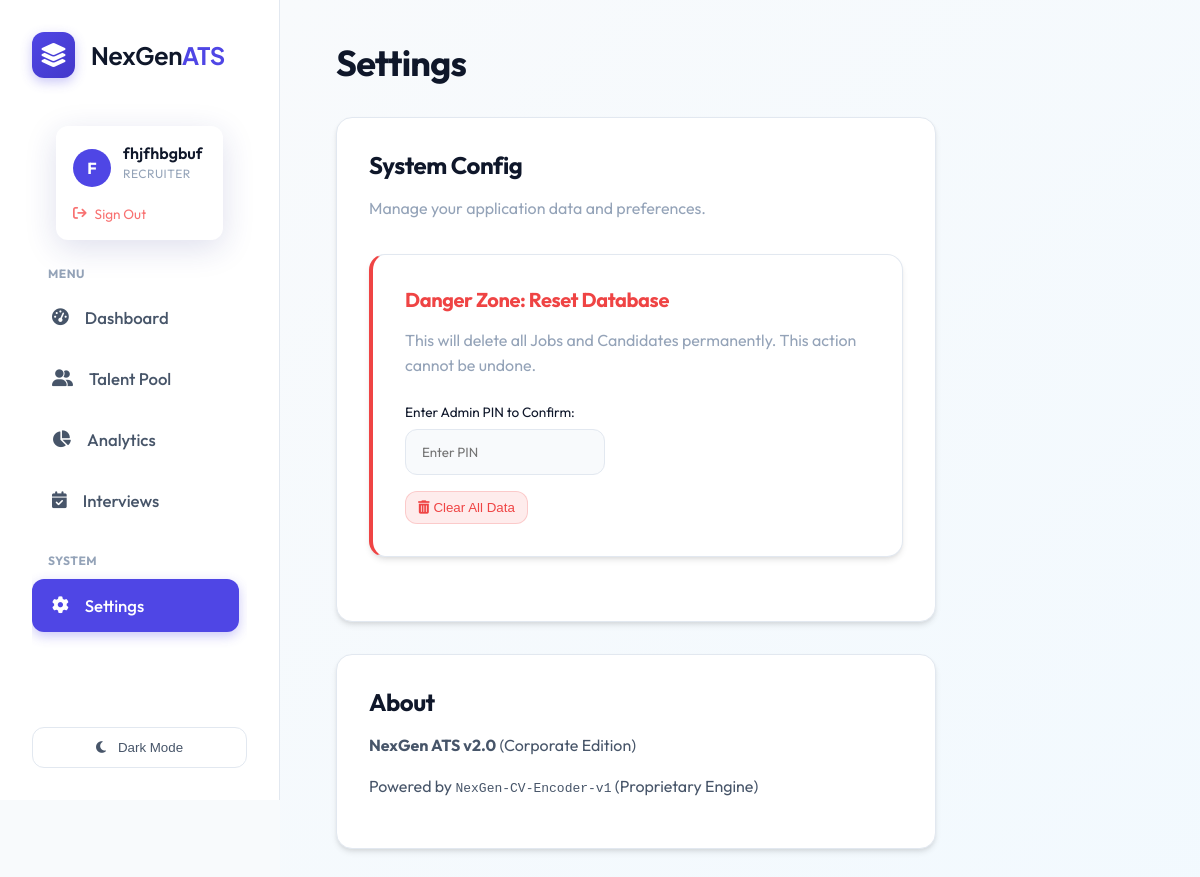
Screenshot of /settings (signed in) with the database file from the repository.
### tables this page shows
CREATE TABLE users (
                    id INTEGER PRIMARY KEY AUTOINCREMENT,
                    name TEXT NOT NULL,
                    email TEXT UNIQUE NOT NULL,
                    password_hash TEXT NOT NULL,
                    role TEXT DEFAULT 'candidate', -- recruiter, candidate, admin
                    created_at TIMESTAMP DEFAULT CURRENT_TIMESTAMP
                , resume_path TEXT, skills TEXT, experience TEXT, education TEXT, profile_summary TEXT, full_text TEXT);

### routes/settings.py (the view)
@bp.route('/settings')
def index():
    return render_template('settings.html')

### app.py (called while the page is built)
@login_manager.user_loader
def load_user(user_id):
    return User.get(user_id)

### database.py (called while the page is built)
def get_db_connection():
    db_url = os.getenv('DATABASE_URL')
    if db_url:
        import psycopg2
        from psycopg2.extras import RealDictCursor
        conn = psycopg2.connect(db_url, cursor_factory=RealDictCursor)
        return conn
    else:
        conn = sqlite3.connect(DB_NAME)
        conn.row_factory = sqlite3.Row
        return conn

    @staticmethod
    def get(user_id):
        conn = get_db_connection()
        user = conn.execute('SELECT * FROM users WHERE id = ?', (user_id,)).fetchone()
        conn.close()
        if not user: return None
        return User(user['id'], user['name'], user['email'], user['role'], user['password_hash'],
                   user['resume_path'], user['skills'], user['experience'], user['education'], user['profile_summary'])

### templates/settings.html (shortened to what this page needs)
{% extends "layout.html" %}
{% block content %}
<div class="dashboard-header">
    <h1>Settings</h1>
</div>
<div class="card" style="max-width: 600px;">
    <h2>System Config</h2>
    <p style="color: var(--text-muted); margin-bottom: 2rem;">Manage your application data and preferences.</p>
    {% if current_user.role != 'candidate' %}
    <div class="setting-item glass-card" style="border-left: 4px solid var(--danger);">
        <h3 style="color: var(--danger);">Danger Zone: Reset Database</h3>
        <p style="color: var(--text-muted); margin-bottom: 1.5rem;">This will delete all Jobs and Candidates
            permanently. This action cannot be undone.</p>
        <form action="/settings/reset" method="POST">
            {% if current_user.role == 'recruiter' %}
            <div style="margin-bottom: 1rem;">
                <label style="display: block; font-size: 0.85rem; margin-bottom: 0.5rem;">Enter Admin PIN to
                    Confirm:</label>
                <input type="password" name="pin" placeholder="Enter PIN" required style="max-width: 200px;">
            </div>
            {% endif %}
            <button type="submit" class="btn-danger" onclick="return confirm('Are you absolutely sure?')">
                <i class="fa-solid fa-trash-can"></i> Clear All Data
            </button>
        </form>
    </div>
    {% endif %}
</div>
<div class="card" style="max-width: 600px; margin-top: 2rem;">
    <h2>About</h2>
    <p><strong>NexGen ATS v2.0</strong> (Corporate Edition)</p>
    <p>Powered by <code>NexGen-CV-Encoder-v1</code> (Proprietary Engine)</p>
</div>
{% endblock %}

### templates/layout.html (shortened to what this page needs)
<!DOCTYPE html>
<html lang="en">
<head>
    <link rel="stylesheet" href="https://cdnjs.cloudflare.com/ajax/libs/font-awesome/6.4.0/css/all.min.css">
    <link rel="stylesheet" href="/static/style.css">
</head>
<body>
    <div class="app-container">
        <aside class="sidebar">
            <div class="brand">
                <div class="brand-logo-container"
                    style="background: linear-gradient(135deg, var(--primary), var(--primary-hover)); padding: 8px; border-radius: 12px; box-shadow: 0 4px 12px rgba(79, 70, 229, 0.3);">
                    <i class="fa-solid fa-layer-group" style="color: white; font-size: 1.5rem;"></i>
                </div>
                <span style="font-family: 'Plus Jakarta Sans', sans-serif; letter-spacing: -0.5px;">NexGen<span
                        style="color: var(--primary);">ATS</span></span>
            </div>
            <div class="user-profile-widget">
                {% if current_user.is_authenticated %}
                <div class="user-card glass-effect"
                    style="border: 1px solid rgba(255,255,255,0.1); background: rgba(255,255,255,0.03);">
                    <div style="display: flex; align-items: center; gap: 0.75rem; margin-bottom: 0.75rem;">
                        <div
                            style="width: 38px; height: 38px; background: var(--primary); border-radius: 50%; display: flex; align-items: center; justify-content: center; color: white; font-weight: 700;">
                            {{ current_user.name[0] | upper }}
                        </div>
                        <div style="overflow: hidden;">
                            <div class="user-card-name"
                                style="white-space: nowrap; overflow: hidden; text-overflow: ellipsis;">{{
                                current_user.name }}</div>
                            <div class="user-card-role">{{ current_user.role }}</div>
                        </div>
                    </div>
                    <form action="{{ url_for('auth.logout') }}" method="GET">
                        <button type="submit" class="user-card-logout"
                            style="background: none; border: none; cursor: pointer; padding: 0; width: auto; font-family: inherit;">
                            <i class="fa-solid fa-arrow-right-from-bracket"></i> Sign Out
                        </button>
                    </form>
                </div>
                {% endif %}
            </div>
            <nav style="flex: 1; overflow-y: auto; padding-right: 0.5rem;">
                <p
                    style="font-size: 0.75rem; text-transform: uppercase; color: var(--text-muted); font-weight: 700; margin: 0 0 0.5rem 1rem; letter-spacing: 0.5px;">
                    Menu</p>
                <a href="/" class="nav-item {% if request.path == '/' %}active{% endif %}">
                    <i class="fa-solid fa-gauge-high"></i>
                    <span>Dashboard</span>
                </a>
                {% if current_user.is_authenticated and current_user.role == 'recruiter' %}
                <a href="/talent_pool" class="nav-item {% if request.path == '/talent_pool' %}active{% endif %}">
                    <i class="fa-solid fa-user-group"></i>
                    <span>Talent Pool</span>
                </a>
                <a href="/analytics" class="nav-item {% if request.path == '/analytics' %}active{% endif %}">
                    <i class="fa-solid fa-chart-pie"></i>
                    <span>Analytics</span>
                </a>
                <a href="/interviews" class="nav-item {% if request.path == '/interviews' %}active{% endif %}">
                    <i class="fa-solid fa-calendar-check"></i>
                    <span>Interviews</span>
                </a>
                {% endif %}
                <p
                    style="font-size: 0.75rem; text-transform: uppercase; color: var(--text-muted); font-weight: 700; margin: 1.5rem 0 0.5rem 1rem; letter-spacing: 0.5px;">
                    System</p>
                <a href="/settings" class="nav-item {% if request.path == '/settings' %}active{% endif %}">
                    <i class="fa-solid fa-gear"></i>
                    <span>Settings</span>
                </a>
            </nav>
            <button id="theme-toggle" class="theme-toggle-btn">
                <i class="fa-solid fa-moon"></i>
                <span>Switch Theme</span>
            </button>
        </aside>
        <main class="main-content">
            {% block content %}{% endblock %}
        </main>
    </div>
</body>
</html>

### rows the page displays
users: name "F", name "fhjfhbgbuf", role "RECRUITER"
